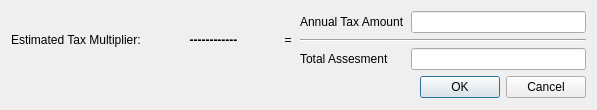
<?xml version="1.0" encoding="UTF-8"?>
<ui version="4.0">
 <class>CalculateMillRateDialog</class>
 <widget class="QDialog" name="CalculateMillRateDialog">
  <property name="geometry">
   <rect>
    <x>0</x>
    <y>0</y>
    <width>597</width>
    <height>110</height>
   </rect>
  </property>
  <property name="windowTitle">
   <string>Calculate Estimated Tax Multiplier</string>
  </property>
  <layout class="QGridLayout" name="gridLayout_2">
   <item row="0" column="0">
    <layout class="QHBoxLayout" name="horizontalLayout_2">
     <item>
      <layout class="QHBoxLayout" name="horizontalLayout">
       <item>
        <widget class="QLabel" name="labelMillRate">
         <property name="text">
          <string>Estimated Tax Multiplier: </string>
         </property>
         <property name="textFormat">
          <enum>Qt::RichText</enum>
         </property>
        </widget>
       </item>
       <item>
        <widget class="QLabel" name="calculatedMillRateLabel">
         <property name="sizePolicy">
          <sizepolicy hsizetype="Fixed" vsizetype="Preferred">
           <horstretch>0</horstretch>
           <verstretch>0</verstretch>
          </sizepolicy>
         </property>
         <property name="minimumSize">
          <size>
           <width>125</width>
           <height>0</height>
          </size>
         </property>
         <property name="font">
          <font>
           <weight>75</weight>
           <bold>true</bold>
          </font>
         </property>
         <property name="text">
          <string>------------</string>
         </property>
         <property name="textFormat">
          <enum>Qt::RichText</enum>
         </property>
         <property name="alignment">
          <set>Qt::AlignCenter</set>
         </property>
        </widget>
       </item>
      </layout>
     </item>
     <item>
      <widget class="QLabel" name="label">
       <property name="text">
        <string>=</string>
       </property>
       <property name="textFormat">
        <enum>Qt::RichText</enum>
       </property>
       <property name="alignment">
        <set>Qt::AlignCenter</set>
       </property>
      </widget>
     </item>
     <item>
      <layout class="QGridLayout" name="gridLayout">
       <item row="0" column="0">
        <widget class="QLabel" name="labelAnnualTaxAmount">
         <property name="text">
          <string>Annual Tax Amount</string>
         </property>
         <property name="textFormat">
          <enum>Qt::RichText</enum>
         </property>
        </widget>
       </item>
       <item row="0" column="1">
        <widget class="QLineEdit" name="annualTaxAmountLineEdit">
         <property name="sizePolicy">
          <sizepolicy hsizetype="Fixed" vsizetype="Fixed">
           <horstretch>0</horstretch>
           <verstretch>0</verstretch>
          </sizepolicy>
         </property>
         <property name="minimumSize">
          <size>
           <width>175</width>
           <height>0</height>
          </size>
         </property>
        </widget>
       </item>
       <item row="1" column="0" colspan="2">
        <widget class="Line" name="line">
         <property name="orientation">
          <enum>Qt::Horizontal</enum>
         </property>
        </widget>
       </item>
       <item row="2" column="0">
        <widget class="QLabel" name="labelAssessedValue">
         <property name="text">
          <string>Total Assesment</string>
         </property>
         <property name="textFormat">
          <enum>Qt::RichText</enum>
         </property>
        </widget>
       </item>
       <item row="2" column="1">
        <widget class="QLineEdit" name="assessedValueLineEdit">
         <property name="sizePolicy">
          <sizepolicy hsizetype="Fixed" vsizetype="Fixed">
           <horstretch>0</horstretch>
           <verstretch>0</verstretch>
          </sizepolicy>
         </property>
         <property name="minimumSize">
          <size>
           <width>175</width>
           <height>0</height>
          </size>
         </property>
        </widget>
       </item>
      </layout>
     </item>
    </layout>
   </item>
   <item row="1" column="0">
    <widget class="QDialogButtonBox" name="buttonBox">
     <property name="orientation">
      <enum>Qt::Horizontal</enum>
     </property>
     <property name="standardButtons">
      <set>QDialogButtonBox::Cancel|QDialogButtonBox::Ok</set>
     </property>
    </widget>
   </item>
  </layout>
 </widget>
 <resources/>
 <connections>
  <connection>
   <sender>buttonBox</sender>
   <signal>accepted()</signal>
   <receiver>CalculateMillRateDialog</receiver>
   <slot>accept()</slot>
   <hints>
    <hint type="sourcelabel">
     <x>248</x>
     <y>254</y>
    </hint>
    <hint type="destinationlabel">
     <x>157</x>
     <y>274</y>
    </hint>
   </hints>
  </connection>
  <connection>
   <sender>buttonBox</sender>
   <signal>rejected()</signal>
   <receiver>CalculateMillRateDialog</receiver>
   <slot>reject()</slot>
   <hints>
    <hint type="sourcelabel">
     <x>316</x>
     <y>260</y>
    </hint>
    <hint type="destinationlabel">
     <x>286</x>
     <y>274</y>
    </hint>
   </hints>
  </connection>
 </connections>
</ui>
